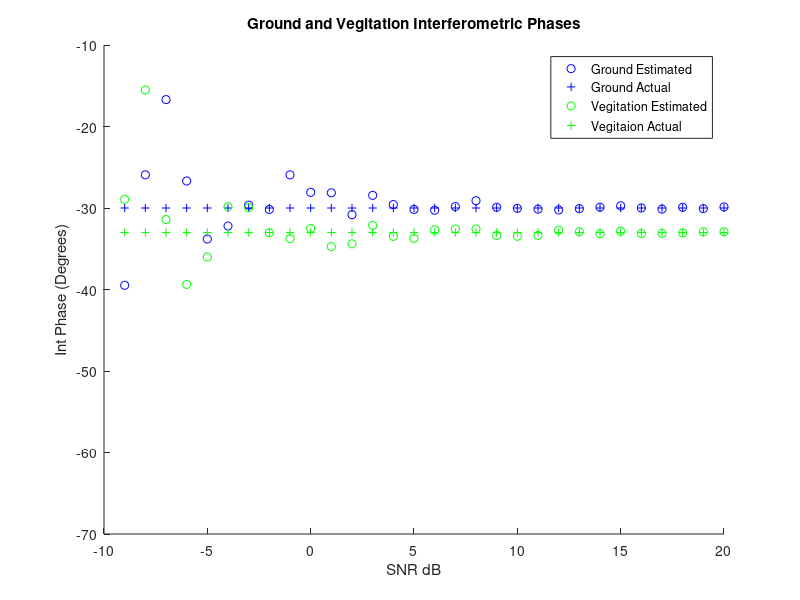
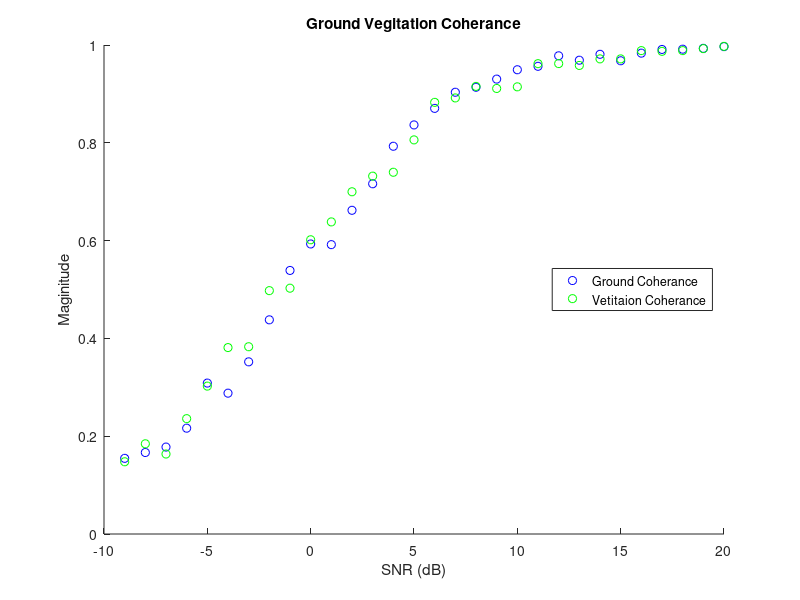

Recreate these plots in MATLAB, in order.
%% Afric_Sim_test_Cum
clc;clear;
%% Initializations

alpha = 1; %ground weighting factor
beta = 1;   %veg weighting factor

Pol_vegitation = [1;1;1]/sqrt(3); 
Pol_ground = [1;-1;0]/sqrt(2); 

Pol_Cum_ground = [1;1;0;-1;0;0]/2; %ground
Pol_Cum_vegitation = [1;1;1;1;1;1]/3; %vegitation

ground_offset = 30*pi/180; % ground interferomitry offset
vegitation_offset =  33*pi/180;    % veg interferomitry offset
samples = 10;
Window = 200;    %size of window
Averaged_samples = 30;

ground_phase_est = zeros(Averaged_samples,1);
vegitation_phase_est = zeros(Averaged_samples,1);
ground_mag_est = zeros(Averaged_samples,1);
vegitation_mag_est = zeros(Averaged_samples,1);
SNR = zeros(1,Averaged_samples);
%% Matrix Calculations
% Implimenting a window. Esprit and SR techniques

for Averaged_sample = 1:Averaged_samples;
    
    SNR(Averaged_sample)=Averaged_sample-10;
    Noise = (10^(-SNR(Averaged_sample)/20))/sqrt(3);
    
    for n = 1:samples
        
        g =  Pol_ground*(sqrt(-2*log(1-rand(1,Window))).*exp(1i*2*pi*rand(1,Window)));
        v =  Pol_vegitation*(sqrt(-2*log(1-rand(1,Window))).*exp(1i*2*pi*rand(1,Window)));
        
        s1 = alpha*g + beta*v;
        s2 = alpha*exp(1i*ground_offset)*g + beta*exp(1i*vegitation_offset)*v;
        
        s1_Noise = s1 + Noise*sqrt(-2*log(1-rand(3,Window))).*exp(1i*2*pi*rand(3,Window));
        s2_Noise = s2 + Noise*sqrt(-2*log(1-rand(3,Window))).*exp(1i*2*pi*rand(3,Window));
        
        
        p1 = [s1_Noise(1,:).*s1_Noise(1,:)
            s1_Noise(2,:).*s1_Noise(2,:)
            s1_Noise(3,:).*s1_Noise(3,:)
            s1_Noise(1,:).*s1_Noise(2,:)
            s1_Noise(1,:).*s1_Noise(3,:)
            s1_Noise(2,:).*s1_Noise(3,:)];
        
        p2 = [s2_Noise(1,:).*s2_Noise(1,:)
            s2_Noise(2,:).*s2_Noise(2,:)
            s2_Noise(3,:).*s2_Noise(3,:)
            s2_Noise(1,:).*s2_Noise(2,:)
            s2_Noise(1,:).*s2_Noise(3,:)
            s2_Noise(2,:).*s2_Noise(3,:)];
        
        R1 = p1*p1'/Window;
        R2 = p1*p2'/Window;
        
        A=pinv(R1)*R2;
        
        [u,c] = eig(A);
        
        s1 = abs(Pol_Cum_ground'*u);
        [~,kk]=sort(s1,'descend');
        ground_phase_est(Averaged_sample) = ground_phase_est(Averaged_sample) + 0.5*angle(c(kk(1),kk(1)))/samples;
        ground_mag_est(Averaged_sample) = ground_mag_est(Averaged_sample) + abs(c(kk(1),kk(1)))/samples;
        
        s2 = abs(Pol_Cum_vegitation'*u);
        [~,kk]=sort(s2,'descend');
        vegitation_phase_est(Averaged_sample) = vegitation_phase_est(Averaged_sample) + 0.5*angle(c(kk(1),kk(1)))/samples;
        vegitation_mag_est(Averaged_sample) = vegitation_mag_est(Averaged_sample) + abs(c(kk(1),kk(1)))/samples;
        
    end
end
%% Plotting Results

figure(1);
title('Ground and Vegitation Interferometric Phases');
xlabel('SNR dB');ylabel('Int Phase (Degrees)');
hold on;
plot(SNR,ground_phase_est*180/pi,'bo');
plot(SNR,-1*ones(Averaged_samples,1)*ground_offset*180/pi,'b+'); %actual Ground Phase
plot(SNR,vegitation_phase_est*180/pi,'go');
plot(SNR,-1*ones(Averaged_samples,1)*vegitation_offset*180/pi,'g+'); %actual Vegitation phase
axis([-10 20 -70 -10]);
legend('Ground Estimated','Ground Actual','Vegitation Estimated','Vegitaion Actual','Location','northeast')
hold off

figure(2)
title('Ground Vegitation Coherance');
xlabel('SNR (dB)');ylabel('Maginitude')
hold on;
plot(SNR,ground_mag_est,'bo');
plot(SNR,vegitation_mag_est,'go');
legend('Ground Coherance','Vetitaion Coherance','Location','east');
hold off;